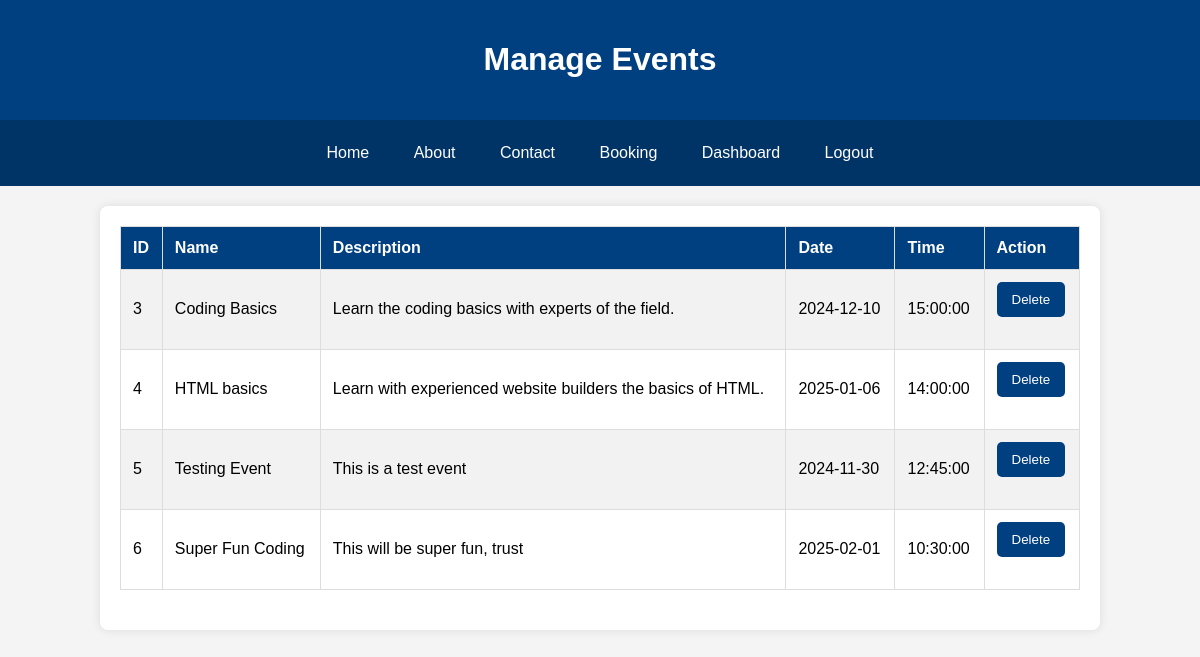
Screenshot of /manage_events (signed in) with the database file from the repository.
### app.py (models this page shows, shortened)
class Event(db.Model):
    id = db.Column(db.Integer, primary_key=True)
    name = db.Column(db.String(100), nullable=False)
    description = db.Column(db.Text, nullable=False)
    date = db.Column(db.Date, nullable=False)
    time = db.Column(db.Time, nullable=False)

### app.py (the view)
@app.route('/manage_events')
@login_required
def manage_events():
    if current_user.role != 'admin':  # Ensure only admin can access
        return redirect(url_for('home'))
    events = Event.query.all()
    return render_template('manage_events.html', events=events)

### app.py (called while the page is built)
@login_manager.user_loader
def load_user(user_id):
    return Login.query.get(int(user_id))

### templates/manage_events.html (shortened to what this page needs)
<!DOCTYPE html>
<html lang="en">
<head>
    <link rel="stylesheet" type="text/css" href="{{url_for('static', filename='admin.css') }}">
</head>
<body>
    <header>
        <h1>Manage Events</h1>
    </header>
    <div class="navbar">
        <a href="{{ url_for('home') }}">Home</a>
        <a href="{{ url_for('about') }}">About</a>
        <a href="{{ url_for('contact') }}">Contact</a>
        <a href="{{ url_for('booking') }}">Booking</a>
        <a href="{{ url_for('admin_dashboard') }}">Dashboard</a>
        <a href="{{ url_for('logout') }}">Logout</a>
    </div>
    <div class="container">
        <table>
            <tr>
                <th>ID</th>
                <th>Name</th>
                <th>Description</th>
                <th>Date</th>
                <th>Time</th>
                <th>Action</th>
            </tr>
            {% for event in events %}
            <tr>
                <td>{{ event.id }}</td>
                <td>{{ event.name }}</td>
                <td>{{ event.description }}</td>
                <td>{{ event.date }}</td>
                <td>{{ event.time }}</td>
                <td>
                    <form action="{{ url_for('delete_event', event_id=event.id) }}" method="post">
                        <button type="submit">Delete</button>
                    </form>
                </td>
            </tr>
            {% endfor %}
        </table>
    </div>
</body>
</html>

### static/admin.css (style rules this page uses)
body { font-family: Arial, sans-serif; background-color: #f4f4f4; margin: 0; padding: 0; }
header { background-color: #004080; color: white; padding: 20px; text-align: center; }
.navbar { background-color: #003366; overflow: hidden; text-align: center; padding: 10px 0; }
.navbar a { color: white; text-align: center; padding: 14px 20px; text-decoration: none; display: inline-block; }
.container { width: 80%; margin: 20px auto; background-color: white; padding: 20px; box-shadow: 0 0 10px rgba(0, 0, 0, 0.1); border-radius: 8px; }
table { width: 100%; border-collapse: collapse; margin-bottom: 20px; }
table, th, td { border: 1px solid #ddd; }
th, td { padding: 12px; text-align: left; }
th { background-color: #004080; color: white; }
tr:nth-child(even) { background-color: #f2f2f2; }
button { background-color: #004080; color: white; padding: 10px 15px; border: none; border-radius: 5px; cursor: pointer; }
form { margin-bottom: 20px; }

### rows the page displays
Event: id "3", name "Coding Basics", description "Learn the coding basics with experts of the field.", date "2024-12-10", time "15:00:00"
Event: id "4", name "HTML basics", description "Learn with experienced website builders the basics of HTML.", date "2025-01-06", time "14:00:00"
Event: id "5", name "Testing Event", description "This is a test event", date "2024-11-30", time "12:45:00"
Event: id "6", name "Super Fun Coding", description "This will be super fun, trust", date "2025-02-01", time "10:30:00"
